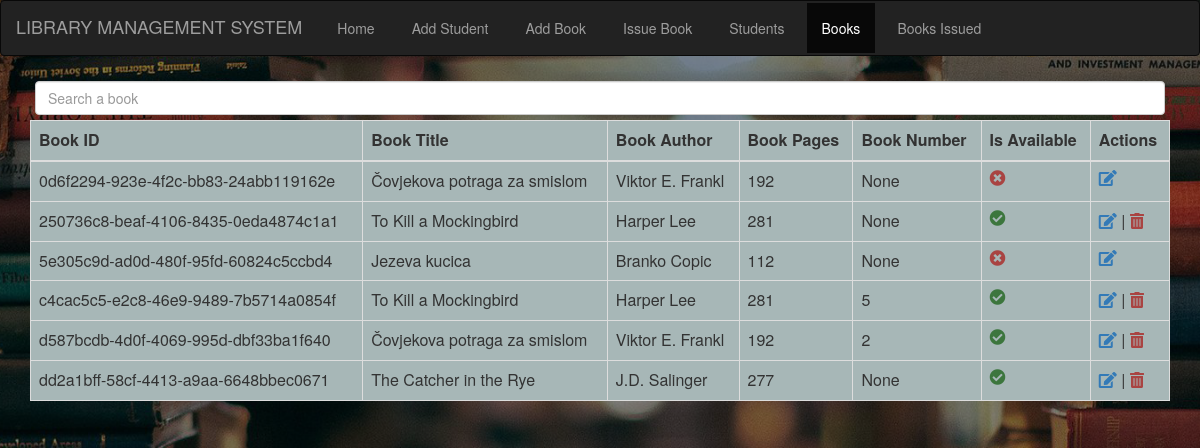
/view_books, run on an earlier commit of the app's database.
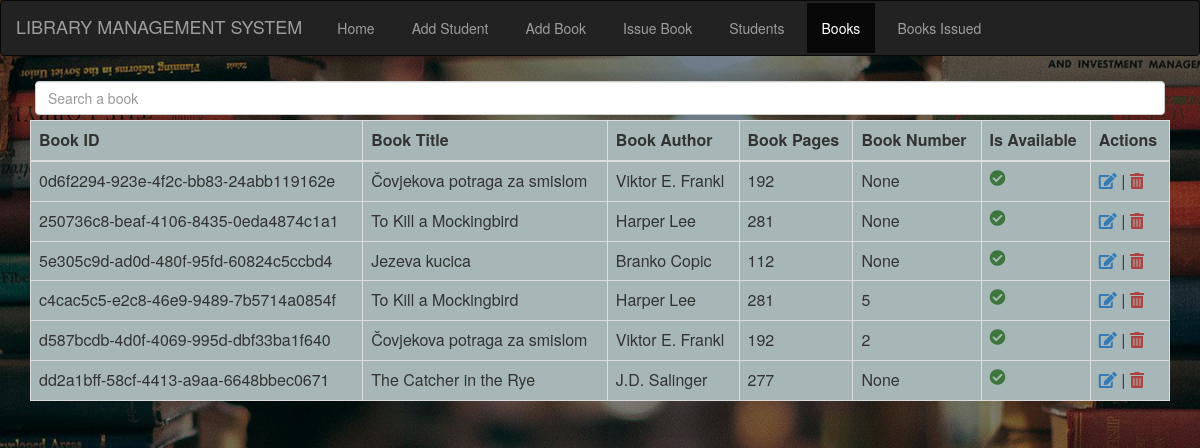
And on a later commit of the database.
### library/models.py (models this page shows, shortened)
class BookInstance(models.Model):
    id=models.UUIDField(primary_key=True,default=uuid.uuid4,help_text="Book unique id across the Library")
    book=models.ForeignKey('Book', on_delete=models.CASCADE,null=True)
    book_number=models.PositiveIntegerField(null=True,help_text="Book number for books of the save kind")
    Is_borrowed = models.BooleanField(default=False)

class Book(models.Model):
    book_title = models.CharField(max_length=200)
    book_author = models.CharField(max_length=100)
    book_pages = models.PositiveIntegerField()
    summary=models.TextField(max_length=500, help_text="Summary about the book",null=True,blank=True)

### library/views.py (the view)
# urls.py: path('view_books', views.view_books, name='show_book_record'),
def view_books(request):
    books=BookInstance.objects.order_by('id')
    return render(request,'view_books.html', {'books': books})

### library/templates/view_books.html (shortened to what this page needs)
{% extends 'base.html' %}
{% block content %}
<div class="container mt-5">
    <div class="search mb-4">
        <input type="text" class="form-control" id="books_search_input" name="book_name" placeholder="Search a book" onkeyup="search_books()">
    </div>
    <table class="table table-bordered table-hover" style="background-color: #A7B7B7;">
        <thead class="thead-dark">
            <tr>
                <th>Book ID</th>
                <th>Book Title</th>
                <th>Book Author</th>
                <th>Book Pages</th>
                <th>Book Number</th>
                <th>Is Available</th>
                <th>Actions</th>
            </tr>
        </thead>
        <tbody>
            {% for book in books %}
            <tr class="book_row">
                <td>{{book.id}}</td>
                <td class="title">{{book.book.book_title}}</td>
                <td>{{book.book.book_author}}</td>
                <td>{{book.book.book_pages}}</td>
                <td>{{book.book_number}}</td>
                <td>
                    {% if book.Is_borrowed %}
                    <span><i class="fa fa-times-circle text-danger"></i></span>
                    {% else %}
                    <span><i class="fa fa-check-circle text-success"></i></span>
                    {% endif %}
                </td>
                <td>
                    <a href="edit/book/{{book.id}}" class="text-primary"><i class="fa fa-edit"></i></a>
                    {% if not book.Is_borrowed %}
                    | <a href="delete/book/{{book.id}}" class="text-danger"><i class="fa fa-trash-alt"></i></a>
                    {% endif %}
                </td>
            </tr>
            {% endfor %}
        </tbody>
    </table>
</div>
{% endblock %}

### library/templates/base.html (shortened to what this page needs)
<html lang="en">
<head>
    {%load static%}
    <link rel="stylesheet" href="{% static 'css/bootstrap.min.css' %}">
    <link rel="stylesheet" href="{% static 'icon/css/all.css' %}">
    <link rel="stylesheet" href="{% static 'library/css/style.css' %}">
</head>
<body>
    <nav class="navbar navbar-inverse">
        <div class="container-fluid">
            <div class="navbar-header">
                <a class="navbar-brand" href="#">LIBRARY MANAGEMENT SYSTEM</a>
            </div>
            <ul class="nav navbar-nav">
                <li id="home"><a href="/">Home</a></li>
                <li id="add_student"><a href="add_new_student">Add Student</a></li>
                <li id="add_book"><a href="add_new_book">Add Book</a></li>
                <li id="issue_book"><a href="add_book_issue">Issue Book</a></li>
                <li id="students"><a href="show_students">Students</a></li>
                <li id="view_books"><a href="view_books">Books</a></li>
                <li id="view_books_issued"><a href="view_books_issued">Books Issued</a></li>
            </ul>
        </div>
    </nav>
    {% block content %}
    {% endblock %}
</body>
</html>

### library/static/css/style.css (style rules this page uses)
.search { padding:5px; }
li { padding:2px; margin-left:3px; }

### library/templates/base.html (style rules this page uses)
body { background-image: url(../static/images/bg_library_2.png); height: 100%; background-position: center; background-repeat: no-repeat; background-size: cover; text-align: center; }

What changed in the data, as far as the page shows it:
changed BookInstance "0d6f2294-923e-4f2c-bb83-24abb119162e": now shows "|"
changed BookInstance "5e305c9d-ad0d-480f-95fd-60824c5ccbd4": now shows "|"
